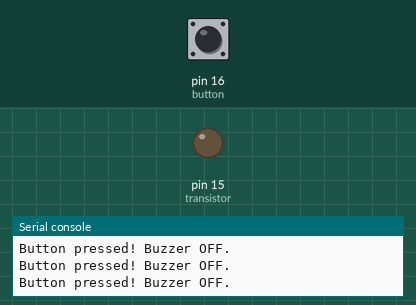
A program run on a simulated MicroPython board. Parts: output pins drawn as LEDs (lit = HIGH), the last lines printed to the serial console. The inputs (shaded band) are chosen by the test bench; at power-on: pin 16 (button) HIGH.

Above: at 1.2 s.
1.3 s: pin 16 (button) pulled LOW for 0.15 s
At 1.4 s:
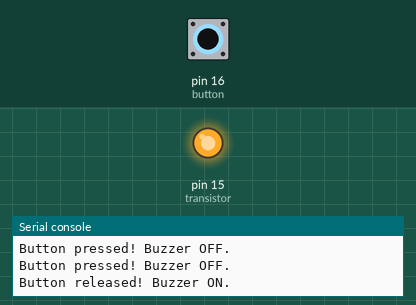
3.0 s: pin 16 (button) pulled LOW for 3.2 s
At 6.9 s:
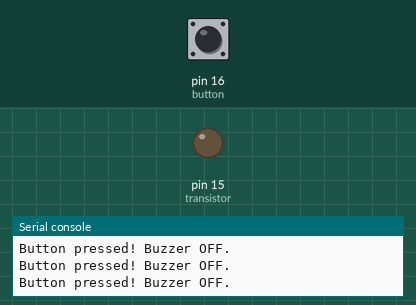
Timing chart, 0 to 8.4 s (numbered marks = the images above; inputs shaded):
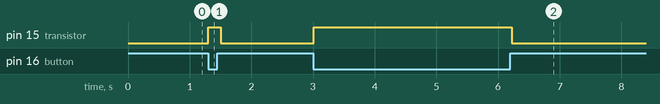

Measured:
- after the input at 1.3 s, pin 15 (transistor): LOW → HIGH at once, → LOW 0.20 s later
- after the input at 3.0 s, pin 15 (transistor): LOW → HIGH at once, → LOW 3.2 s later

The program:

main.py
```python
from machine import Pin
import time

# Definer pinner
button = Pin(16, Pin.IN, Pin.PULL_UP)  # Knapp med pull-up
transistor = Pin(15, Pin.OUT)         # GPIO som styrer transistoren

try:
    while True:
        if not button.value():  # Når knappen trykkes (lavt signal)
            transistor.value(1)  # Aktiver NPN-transistoren (buzzer ON)
            print("Button released! Buzzer ON.")
        else:
            transistor.value(0)  # Deaktiver NPN-transistoren (buzzer OFF)
            print("Button pressed! Buzzer OFF.")
        time.sleep(0.1)  # Debounce
except KeyboardInterrupt:
    print("Program stopped.")
    transistor.value(0)  # Slå av transistoren ved avslutning
```
